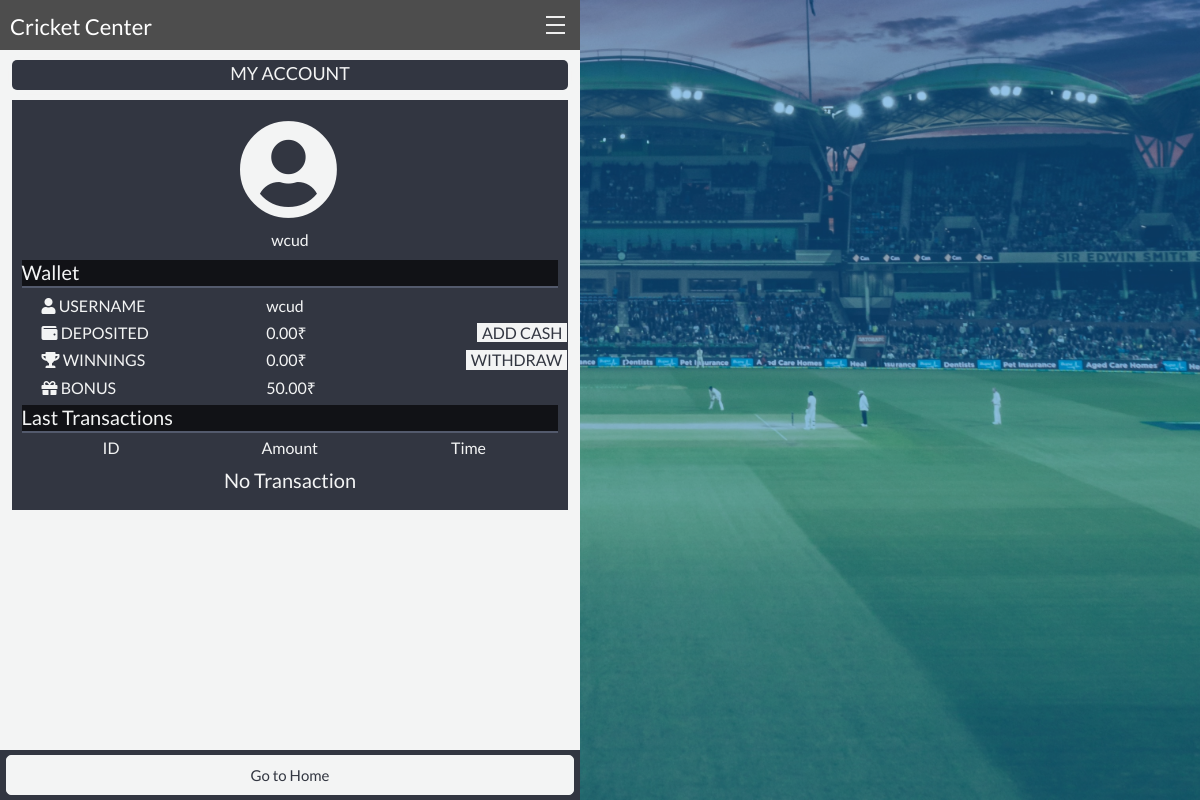
The app's page /accounts/my_account/ (signed in) with its own data.
### accounts/models.py (models this page shows, shortened)
class User(AbstractBaseUser):
    username = models.CharField(max_length=64, unique=True, validators=[RegexValidator(regex=USERNAME_REGX, message="Username only contain A-Z,a-z,0-9 or . _ -", code="Invalid Username")])
    email = models.EmailField(
        verbose_name='email address',
        max_length=255,
        unique=True,
        blank=True,
        null=True,
    )
    is_active = models.BooleanField(default=True)
    is_admin = models.BooleanField(default=False)
    is_staff = models.BooleanField(default=False)
    objects = MyUserManager()
    USERNAME_FIELD = 'username'
    REQUIRED_FIELDS = []

class Profile(models.Model):
    user = models.OneToOneField(settings.AUTH_USER_MODEL, on_delete=models.CASCADE)
    phone_regex = RegexValidator(regex=r'^\d{10}$', message="Please Enter Correct Mobile Number...")
    phone_number = models.CharField(validators=[phone_regex], max_length=17, blank=False, unique=True)
    state = models.CharField(max_length=50, choices=STATES, blank=True, default=STATES[0][0])
    balance = models.DecimalField(max_digits=8, decimal_places=2, default=0)
    bonus = models.DecimalField(max_digits=4, decimal_places=2, default=50)
    widhdrawable_balance = models.DecimalField(max_digits=8, decimal_places=2, default=0)
    match_played = models.IntegerField(default=0)
    contest_played = models.IntegerField(default=0)
    total_wins = models.IntegerField(default=0)
    is_email_confirmed = models.BooleanField(default=False)

### accounts/views.py (the view)
@login_required(login_url='IndexView')
def MyAccountView(request):
    user_obj = User.objects.filter(id=request.user.id).first()
    join_transaction_obj = JoiningTransactionDetail.objects.filter(transact_user__exact=request.user.username)
    transaction_obj = TransactionDetail.objects.filter(transact_user__exact=request.user.username, added_to_user__exact=True)#.order_by("-transaction_time")
    join_transaction_obj_kabaddi = JoiningTransactionDetailKabaddi.objects.filter(transact_user__exact=request.user.username)
    sorted_transaction = sorted(chain(join_transaction_obj, transaction_obj, join_transaction_obj_kabaddi), key=lambda obj: obj.transaction_time, reverse=True)
    trans_obj = TransactionDetail.objects.filter(Q(added_to_user__exact=False), Q(transact_user__exact=request.user.username), Q(transaction_status__exact="TXN_SUCCESS"))
    print(len(trans_obj))
    if len(trans_obj)>=1:
        money_added_status = True
        trans = trans_obj.first()
        if trans.captured:
            trans.added_to_user = True
            trans.save()
            user_obj_profile = Profile.objects.get(user__username__exact=request.user.username)
            user_obj_profile.balance = user_obj_profile.balance + trans.transaction_amt
            user_obj_profile.save()
            money_added = True
            print(money_added)
            try:
                match_obj = get_object_or_404(MatchDetailCricket, match_slug__exact=trans.requested_match_slug)
                return redirect('/cricket_center/match/'+str(match_obj.match_slug))
            except :
                try:
                    match_obj = get_object_or_404(MatchDetailKabaddi, match_slug__exact=trans.requested_match_slug)
                    return redirect('/kabaddi_center/match/'+str(match_obj.match_slug))
                except:
                    pass
        else:
            print("3")
            money_added = False
            print(money_added)
    else:
        print("4")
        money_added=False
        money_added_status = False
    print(money_added,money_added_status)
    return render(request, 'accounts/my_account.html', context={"user": user_obj, "sorted_transaction": sorted_transaction, "money_added":money_added, "money_added_status":money_added_status})

### templates/accounts/my_account.html (shortened to what this page needs)
{% extends "cricket_center_base.html" %}
{% load staticfiles %}
{% load widget_tweaks %}
{% load user_agents %}
{% block stylesheets %}
  {{block.super}}
{% endblock stylesheets %}
{% block other_page_content %}
  <div class="MainBackground">
    <div class="color-overlay">
    </div>
  </div>
  <div class="MatchAreaForMatch">
    <div class="MainPageHeader">
        <center>
          <p sclass="ProfileContent">MY ACCOUNT</p>
        </center>
    </div>
    <div class="InfoConatinerOfPage">
      <div class="MainProfileContent">
        <div class="MainImageContainer">
          <i class="fas fa-user-circle" style="font-size:100px;"></i>
        </div>
        <h6 class="UserNameHeader">{{user.username}}</h6>
      </div>
      <h5 class="InformationHeader">Wallet</h5>
      <div style="display:inline">
        <div class="WalletInfoHeaderContainer">
          <h6 class="InfoHeaderContainer"><span class="fa fa-user"></span> USERNAME</h6>
          <h6 class="InfoHeaderContainer"><i class="fas fa-wallet"></i> DEPOSITED</h6>
          <h6 class="InfoHeaderContainer"><i class="fas fa-trophy"></i> WINNINGS</h6>
          <h6 class="InfoHeaderContainer"><span class="fa fa-gift"></span> BONUS</h6>
        </div>
        <div class="WalletInfoContainer">
          <h6>{{user.username}}</h6>
          <h6>{{user.profile.balance}}₹<span class="AddCash">ADD&nbsp;CASH</span></h6>
          <h6>{{user.profile.widhdrawable_balance}}₹<span class="Widhdraw">WITHDRAW</span></h6>
          <h6>{{user.profile.bonus}}₹</h6>
        </div>
      </div>
      <h5 class="InformationHeader">Last Transactions</h5>
      <div class="LastTransactionHeaderContainer">
        <div class="TransactionHeader">
          <h6 class="LastTransactionHeader"><center>ID</center></h6><h6 class="LastTransactionHeader"><center>Amount</center></h6><h6 class="LastTransactionHeader"><center>Time</center></h6>
        </div>
      </div>
      <div style="display:inline">
        {% for tran in sorted_transaction|slice:":10" %}
            {% if tran.transaction_type == "added" %}
              <h6 class="LastTransactionContent"><center>{{tran.transaction_message}}</center></h6><h6 class="LastTransactionContent"><center><span style="color:#90EE90">+{{ tran.transaction_amt }}</span></center></h6><h6 class="LastTransactionContent"><center>{{tran.transaction_time|date:'Y-m-d H:h'}}</center></h6>
            {% elif tran.transaction_type == "deducted" %}
              <h6 class="LastTransactionContent"><center>{{tran.transaction_message}}</center></h6><h6 class="LastTransactionContent"><center><span style="color:#C21807">-{{ tran.transaction_amt }}</span></center></h6><h6 class="LastTransactionContent"><center>{{tran.transaction_time|date:'Y-m-d H:h'}}</center></h6>
            {% endif %}
        {% empty %}
          <center><h5>No Transaction</h5></center>
        {% endfor %}
      </div>
    </div>
    <div class="footer">
      <a href="{% url 'cricket_center:cricket_center' %}"><button class="btn MainPageFooter">
        Go to Home
      </button></a>
    </div>
{% endblock %}

### static/css/cricket_center_main.css (style rules this page uses)
.MatchAreaForMatch { position:relative;display:inline-block;width:580px;display:inline-block;height:-moz-calc(100vh - 98px);height:-webkit-calc(100vh - 98px);height:calc(100vh - 98px);overflow-x:auto;left:0;background-color:#f3f4f4;background-size:cover }
.MainBackground { background:url(../images/backoneOri.jpg) no-repeat center/cover;width:100vw;height:100%;position:absolute;margin:0;top:0;content:"";overflow:hidden }
.color-overlay { width:100%;height:100%;background:rgba(2,112,200,.7);opacity:.6;position:absolute }
body { font-family:Lato,sans-serif;font-weight:400;margin:0 }
* { box-sizing:border-box }
a { text-decoration:none }
button { border:none!important }
.footer { position:fixed;width:580px;height:50px;bottom:0;background-color:#323641 }
.AddCash { position:absolute;right:0!important;background-color:#f3f4f4;color:#323641;border-right:1px solid #323641;padding-left:5px;padding-right:5px }
.Widhdraw { position:absolute;right:0!important;background-color:#f3f4f4;color:#323641;border-right:1px solid #323641;padding-left:5px;padding-right:5px }
.MainPageHeader { top:10px;margin-bottom:20px;position:relative;height:30px!important;width:96%;left:2%;font-size:18px!important;background-color:#323641;border-radius:5px;color:#f3f4f4;-webkit-box-shadow:0 1px 7px;-moz-box-shadow:0 1px 7px;box-shadow:0 1px 7px }
.InformationHeader { background-color:#111216;height:28px;border-bottom:2px solid #535a6c }
.LastTransactionHeaderContainer { position:relative;display:inline;width:100%;top:-3px;line-height:0 }
.LastTransactionHeader { position:relative;display:inline-block;width:33.3% }
.WalletInfoContainer { width:54%;display:inline-block }
.WalletInfoHeaderContainer { width:45%;display:inline-block }
.InfoHeaderContainer { position:relative;left:20px }
.InfoConatinerOfPage { position:relative;width:96%;left:2%;color:#f3f4f4;background-color:#323641;margin-bottom:2%;padding:10px;text-align:justify }
.MainProfileContent { background-color:#323641;color:#f3f4f4;position:relative;width:100%;height:150px }
.MainImageContainer { position:relative;width:100px;height:100px;top:10px;border-radius:50%;left:50%;transform:translateX(-50%) }
.UserNameHeader { position:relative;top:20px;text-align:center }
.MainPageFooter { position:relative;width:98%;left:1%;background-color:#f3f4f4;border:1px solid #f3f4f4!important;border-radius:5px;font-size:15px;padding:6px 12px;color:#323641;top:10%;margin-right:5px;height:80% }

### records on screen
User: username "wcud", profile.balance "0.00", profile.widhdrawable_balance "0.00", profile.bonus "50.00"
